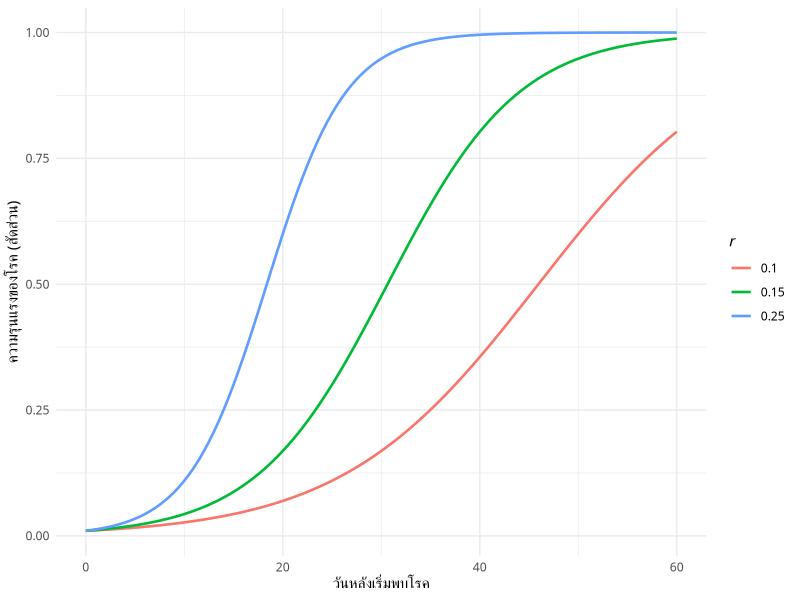
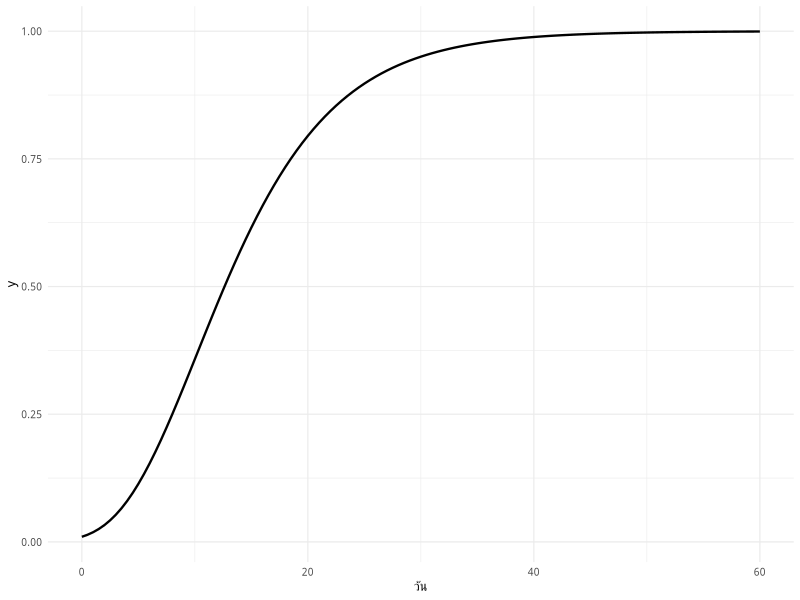

These figures' R source, in order:
## ---- chunk 1
#| label: fig-logistic
#| fig-cap: "เส้นโค้งลอจิสติกที่ $y_0 = 0.01$ และอัตราการเพิ่มของโรคสามระดับ"
#| fig-width: 6
#| fig-height: 3.6
library(tidyverse)

logistic <- function(t, y0, r) 1 / (1 + exp(-(qlogis(y0) + r * t)))

expand_grid(t = seq(0, 60, by = 0.5), r = c(0.10, 0.15, 0.25)) |>
  mutate(y = logistic(t, y0 = 0.01, r = r),
         r = factor(r)) |>
  ggplot(aes(t, y, colour = r)) +
  geom_line(linewidth = 0.9) +
  labs(x = "วันหลังเริ่มพบโรค", y = "ความรุนแรงของโรค (สัดส่วน)",
       colour = expression(italic(r))) +
  theme_minimal(base_family = "Sarabun")
## ---- chunk 2
#| label: fig-margin-gompertz
#| fig-cap: "เส้นโค้งกอมเพิร์ตซ์ที่ $r = 0.15$"
#| column: margin
#| fig-width: 3
#| fig-height: 2.4
tibble(t = seq(0, 60, by = 0.5)) |>
  mutate(y = exp(log(0.01) * exp(-0.15 * t))) |>
  ggplot(aes(t, y)) +
  geom_line(linewidth = 0.8) +
  labs(x = "วัน", y = "y") +
  theme_minimal(base_family = "Sarabun", base_size = 9)
## ---- chunk 3
#| label: tbl-audpc
#| tbl-cap: "ตัวอย่างสมมติ: ความรุนแรงของโรคไหม้ (%) ในสองพันธุ์ และค่า AUDPC"
dat <- tibble(
  day   = c(0, 7, 14, 21, 28),
  var_a = c(1, 4, 12, 30, 45),
  var_b = c(1, 2, 5, 9, 14)
)

audpc <- function(t, y) sum((head(y, -1) + tail(y, -1)) / 2 * diff(t))

dat |>
  add_row(day   = NA,
          var_a = audpc(dat$day, dat$var_a),
          var_b = audpc(dat$day, dat$var_b)) |>
  mutate(day = if_else(is.na(day), "AUDPC", as.character(day))) |>
  knitr::kable(align = "lrr", col.names = c("วัน", "พันธุ์ A", "พันธุ์ B"))
